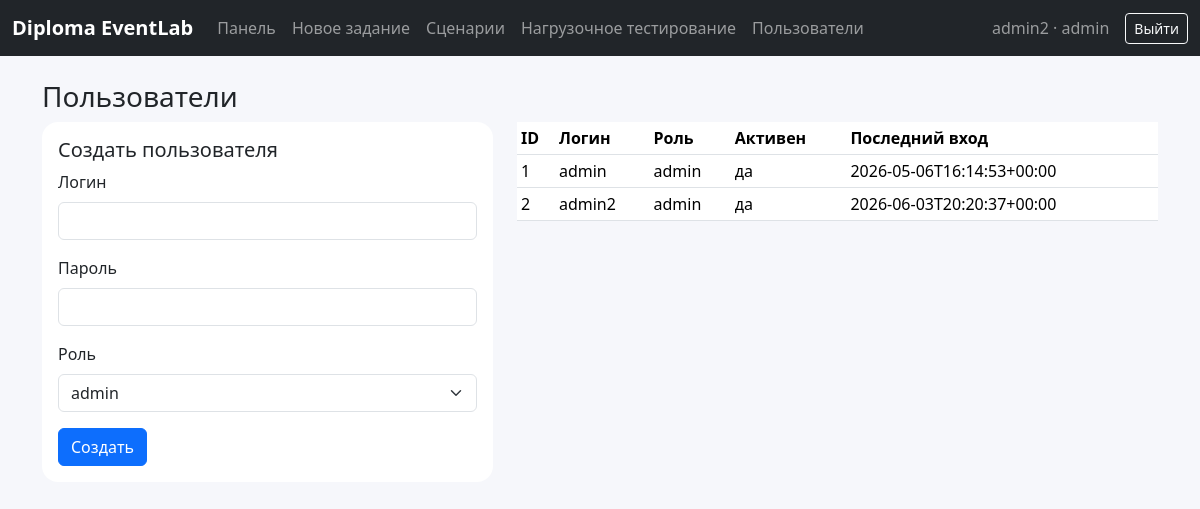
Page /users (signed in) on the committed database.
### tables this page shows
CREATE TABLE users (
    id INTEGER PRIMARY KEY AUTOINCREMENT,
    username TEXT NOT NULL UNIQUE,
    password_hash TEXT NOT NULL,
    role TEXT NOT NULL CHECK(role IN ('admin', 'operator', 'viewer')),
    is_active INTEGER NOT NULL DEFAULT 1,
    failed_login_count INTEGER NOT NULL DEFAULT 0,
    locked_until TEXT,
    created_at TEXT NOT NULL DEFAULT CURRENT_TIMESTAMP,
    last_login_at TEXT
);

### app/main.py (the view)
    @app.get("/users", response_class=HTMLResponse)
    async def users_page(request: Request, user=Depends(require_role("admin"))):
        return render(request, "users.html", {"users": list_users()})

### app/templates/users.html (shortened to what this page needs)
{% extends "base.html" %}
{% block content %}
<h1 class="h3">Пользователи</h1>
<div class="row g-4">
  <div class="col-lg-5">
    <div class="card"><div class="card-body">
      <h2 class="h5">Создать пользователя</h2>
      <form method="post" action="/users">
        <div class="mb-3"><label class="form-label">Логин</label><input name="username" class="form-control" required></div>
        <div class="mb-3"><label class="form-label">Пароль</label><input name="password" type="password" class="form-control" required minlength="10"></div>
        <div class="mb-3"><label class="form-label">Роль</label><select name="role" class="form-select"><option value="admin">admin</option><option value="operator">operator</option><option value="viewer">viewer</option></select></div>
        <button class="btn btn-primary">Создать</button>
      </form>
    </div></div>
  </div>
  <div class="col-lg-7">
    <div class="table-responsive"><table class="table table-sm">
      <thead><tr><th>ID</th><th>Логин</th><th>Роль</th><th>Активен</th><th>Последний вход</th></tr></thead>
      <tbody>{% for u in users %}<tr><td>{{ u.id }}</td><td>{{ u.username }}</td><td>{{ u.role }}</td><td>{{ 'да' if u.is_active else 'нет' }}</td><td>{{ u.last_login_at or '-' }}</td></tr>{% endfor %}</tbody>
    </table></div>
  </div>
</div>
{% endblock %}

### app/templates/base.html (shortened to what this page needs)
<!doctype html>
<html lang="ru">
<head>
  <link href="https://cdn.jsdelivr.net/npm/bootstrap@5.3.3/dist/css/bootstrap.min.css" rel="stylesheet">
  <link href="/static/app.css" rel="stylesheet">
</head>
<body>
<nav class="navbar navbar-expand-lg navbar-dark bg-dark">
  <div class="container-fluid">
    <a class="navbar-brand fw-semibold" href="/dashboard">{{ app_name }}</a>
    <div class="collapse navbar-collapse" id="nav">
      {% if user %}
      <ul class="navbar-nav me-auto">
        <li class="nav-item"><a class="nav-link" href="/dashboard">Панель</a></li>
        <li class="nav-item"><a class="nav-link" href="/tasks/new">Новое задание</a></li>
        <li class="nav-item"><a class="nav-link" href="/scenarios">Сценарии</a></li>
        {% if user.role == 'admin' %}<li class="nav-item"><a class="nav-link" href="/load-test">Нагрузочное тестирование</a></li>{% endif %}
        {% if user.role == 'admin' %}<li class="nav-item"><a class="nav-link" href="/users">Пользователи</a></li>{% endif %}
      </ul>
      <span class="navbar-text me-3">{{ user.username }} · {{ user.role }}</span>
      <form method="post" action="/logout" class="d-inline">
        <button class="btn btn-outline-light btn-sm">Выйти</button>
      </form>
      {% endif %}
    </div>
  </div>
</nav>
<main class="container py-4">
  {% block content %}{% endblock %}
</main>
</body>
</html>

### app/static/app.css (style rules this page uses)
body { background: #f6f7fb; }
.card { border: 0; border-radius: 1rem; }

### rows in the picture
users: username "admin2", role "admin", id "2", is_active "да", last_login_at "2026-06-03T20:20:37+00:00"
users: id "1", username "admin", role "admin", is_active "да", last_login_at "2026-05-06T16:14:53+00:00"

### other values in the picture
{{ app_name }} "Diploma EventLab"
